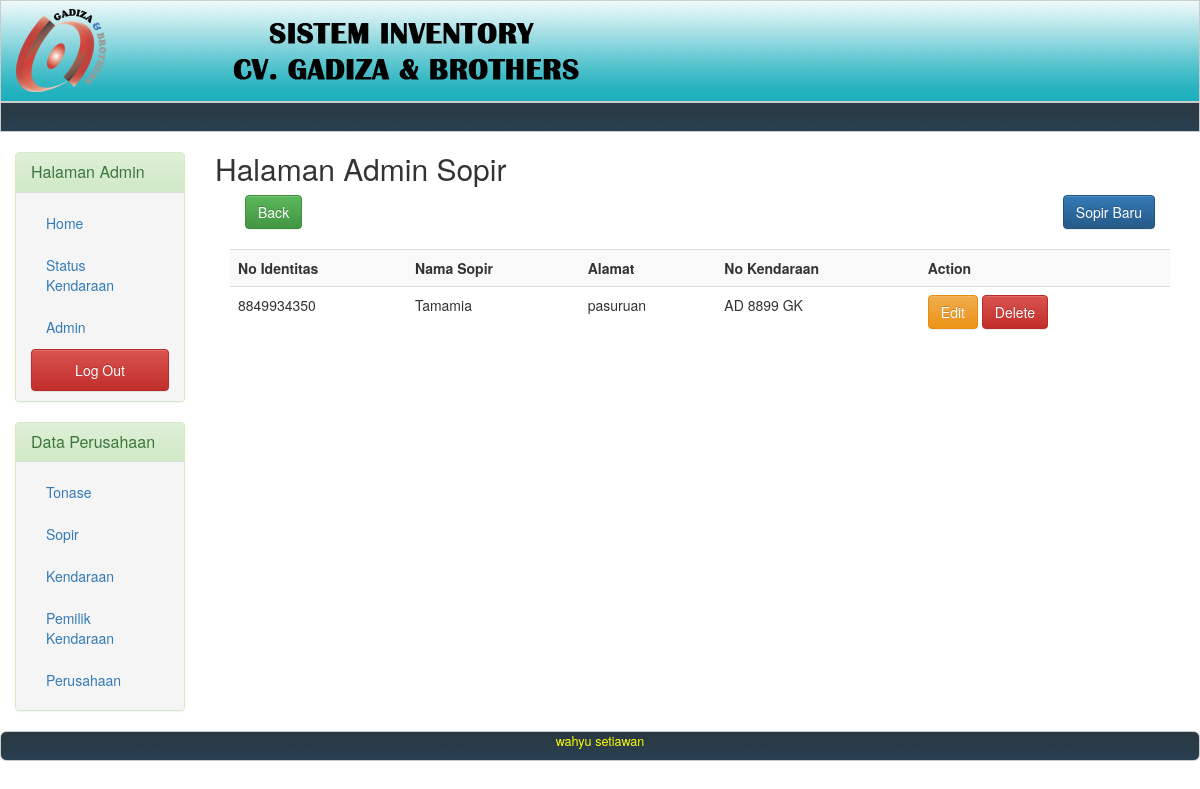
Page /index.php?page=sopir (signed in) on the committed database.
### tables this page shows
CREATE TABLE IF NOT EXISTS `sopir` (
  `id` int(11) NOT NULL,
  `noidentitas` varchar(50) NOT NULL DEFAULT '0',
  `nama` varchar(50) NOT NULL DEFAULT '0',
  `alamat` varchar(50) NOT NULL DEFAULT '0',
  `no_kendaraan` varchar(50) NOT NULL DEFAULT '0'
);

### control/sopir.php (called while the page is built, shortened)
<?php
function ambilSemuaSopir() {
    $return = array();
    $data = mysql_query("select * from sopir") or exit(mysql_error());
    while ($hasil = mysql_fetch_assoc($data)) {
        $return[] = $hasil;
    }
    return $return;
}

### page/sopir/listsopir.php (the view)
<div class="col-md-12">
    <div class="row">
        <h2>Halaman Admin Sopir</h2>
        <div class="col-md-12">
            <div class="col-sm-10">
                <button onclick="history.back()" class="btn btn-success">Back</button>
            </div>
            <div class="col-sm-2" style="text-align: right">
                <a href="?page=<?php echo $_GET['page'] ?>&act=tambah" class="btn btn-primary">Sopir Baru</a>
            </div>
        </div>
        <div class="col-md-12" style="margin-top: 20px">
            <table class="table table-striped">
                <tr>
                    <th>No Identitas</th>
                    <th>Nama Sopir</th>
                    <th>Alamat</th>
                    <th>No Kendaraan</th>
                    <th>Action</th>
                </tr>
                <?php foreach (ambilSemuaSopir() as $value) { ?>
                    <tr>
                        <td><?php echo $value['noidentitas'] ?></td>
                        <td><?php echo $value['nama'] ?></td>
                        <td><?php echo $value['alamat'] ?></td>
                        <td><?php echo $value['no_kendaraan'] ?></td>
                        <td>
                            <form action="?page=<?php echo $_GET['page'] ?>" method="post">
                                <a href="?page=<?php echo $_GET['page'] ?>&act=ubah&id=<?php echo $value['id'] ?>" class="btn btn-warning">Edit</a>
                                <button type="submit" name="hapussopir" value="<?php echo $value['id'] ?>" class="btn btn-danger">Delete</button>
                            </form>
                        </td>
                    </tr>
                <?php } ?>
            </table>
        </div>
    </div>
</div>

### rows in the picture
sopir: noidentitas "8849934350", nama "Tamamia", alamat "pasuruan", no_kendaraan "AD 8899 GK", $value['id'] 4 (drawn)
